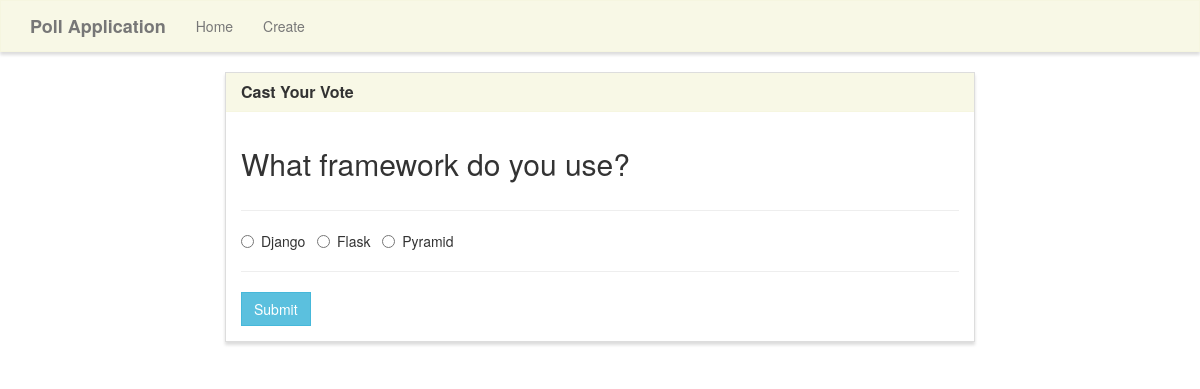
The app's page /vote/1/ with its own data.
### poll/models.py (models this page shows, shortened)
class poll(models.Model):
    question = models.TextField()
    option_one = models.CharField(max_length=30)
    option_two = models.CharField(max_length=30)
    option_three = models.CharField(max_length=30)
    option_one_count = models.IntegerField(default=0)
    option_two_count = models.IntegerField(default=0)
    option_three_count = models.IntegerField(default=0)

### poll/views.py (the view, shortened to what this page needs)
# urls.py: path('vote/<poll_id>/', poll_views.vote, name='vote'),
def vote(request, poll_id):
    pooll = poll.objects.get(pk=poll_id)
    context = {
        'pooll' : pooll
    }
    return render(request, 'poll/vote.html', context)

### poll/templates/poll/vote.html (shortened to what this page needs)
{% extends "poll/base.html" %}
{% block main %}
<div class="row">
    <div class="col-lg-8 col-lg-offset-2">
        <div class="panel panel-default">
            <div class="panel-heading">
                <h3 class="panel-title">Cast Your Vote</h3>
            </div>
            <div class="panel-body">
                <div class="row">
                    <div class="col-lg-12">
                        <h2>{{ pooll.question }}</h2>
                    </div>
                </div>
                <div class="row">
                    <div class="col-lg-12">
                        <hr />
                        <form method="POST">
                            <div class="form-group">
                                <div class="radio">
                                    <label>
                                        <input type="radio" name="poll" value="option1" required>
                                        {{ pooll.option_one }}
                                    </label> &nbsp;
                                    <label>
                                        <input type="radio" name="poll" value="option2">
                                        {{ pooll.option_two }}
                                    </label> &nbsp;
                                    <label>
                                        <input type="radio" name="poll" value="option3">
                                        {{ pooll.option_three }}
                                    </label> &nbsp;
                                </div>
                            </div>
                            <hr />
                            <button type="submit" class="btn btn-info">
                                Submit
                            </button>
                        </form>
                    </div>
                </div>
            </div>
        </div>
    </div>
</div>
{% endblock %}

### poll/static/style.css (style rules this page uses)
.navbar-default, .btn, .form-control, .panel { border-radius: 0; }
.panel-default > .panel-heading { color: #333; background-color: rgba(245, 245, 220, .7); border-color: rgba(245, 245, 220, .6); border-top-left-radius: 0; border-top-right-radius: 0; }
.panel { box-shadow: 0px 3px 3px 0px #ddd; }
a.navbar-brand, .panel-title { font-weight: bolder; }

### records on screen
poll: question "What framework do you use?", option_one "Django", option_two "Flask", option_three "Pyramid"
